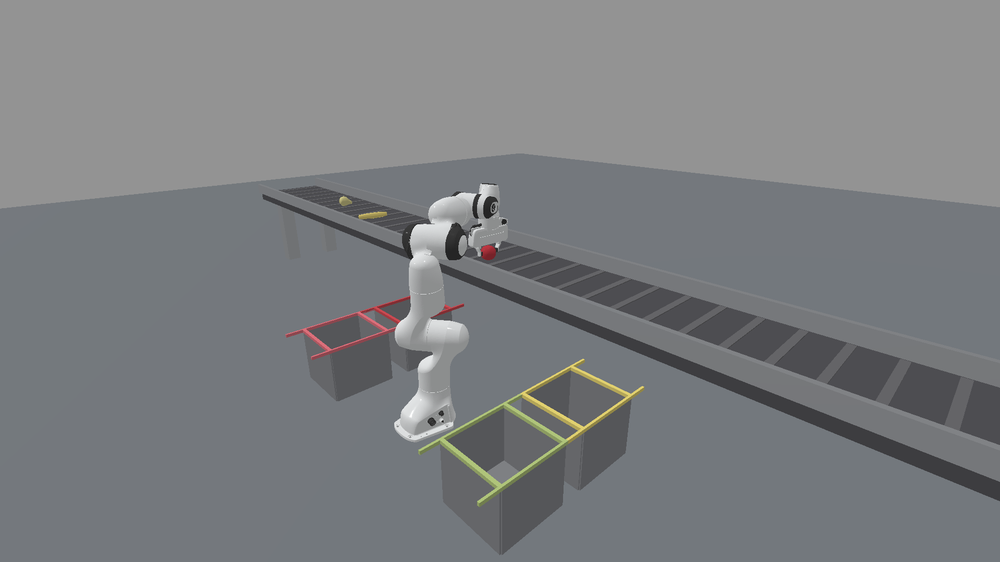
#> input picture assets/images/scene_hd.png, 1000 x 562 px, shrunk from 1920 x 1080 before the run
$ python -i vision.py   (imports and definitions only)
#> lines starting #> are read from the running program, lines starting #| are printed output that depends on the picture; after the words box and inside, x2 and y2 are one past the last pixel; in counts of white or black regions, pixels touching at a corner belong together
"""RGB-D 感知：颜色/形状分类 + 平面单应反投影 + 多目标跟踪。

不依赖深度图（传送带高度已知），只用一个固定外部相机 + 一次标定：
- `scripts/calibrate_camera.py` 把已知世界坐标的标记放到带面上，拟合单应矩阵；
- 运行时对饱和色块做连通域，按颜色族 + 形状先验 + 上一帧位置做全局分配；
- 输出每个类别平滑后的位置与速度，接口与仿真真值一致（`get(kind) -> (pos, vel)`）。

这一层可整体替换为 SAM/YOLO + 手眼标定，上层策略不变。
"""
from __future__ import annotations

from dataclasses import dataclass
from pathlib import Path

import cv2
import numpy as np
from scipy.optimize import linear_sum_assignment

ROOT = Path(__file__).resolve().parents[3]
CALIB_DIR = ROOT / "assets" / "calib"

RED = "red"
YELLOW = "yellow"
GREEN = "green"

# 仿真里梨与香蕉都落在黄色色相区（PBR 着色后 H≈25–30），
# 因此 pear 同时接受 yellow/green，最终靠长宽比区分。
FAMILY = {
    "apple": (RED,),
    "strawberry": (RED,),
    "banana": (YELLOW,),
    "pear": (YELLOW, GREEN),
}

# 形状先验（cost 增量，越小越匹配）
# [10 lines left out: function shape_cost, not called in this run]


@dataclass
class Blob:
    uv: np.ndarray
    area: int
    w: int
    h: int
    hue: float
    sat: float
    val: float

    @property
    def aspect(self) -> float:
        return max(self.w, self.h) / max(1, min(self.w, self.h))


@dataclass
class Detection:
    xy: np.ndarray
    blob: Blob
    family: str


def detect_blobs(rgb: np.ndarray, min_area: int = 12, min_sat: int = 65) -> list[Blob]:
#> called with min_area = 12, min_sat = 65
    hsv = cv2.cvtColor(rgb, cv2.COLOR_RGB2HSV)
#> hsv: shape (562, 1000, 3); mean H, S, V 72.3, 12.1, 129.3
    mask = ((hsv[..., 1] > min_sat) & (hsv[..., 2] > 40)).astype(np.uint8)
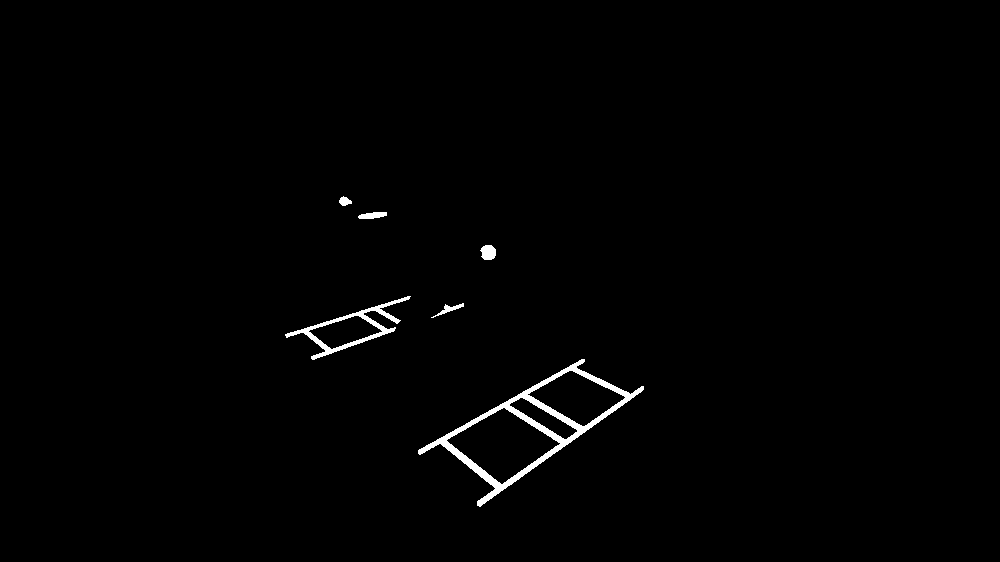
#> mask: shape (562, 1000); values 0 (black) and 1 (white), 0.96% white; 6 white regions, box (x1, y1, x2, y2) and area: (418, 359, 644, 507) 3631, (285, 296, 411, 360) 1232, (480, 245, 496, 260) 191, (358, 212, 387, 219) 152, (431, 303, 464, 318) 128, (339, 196, 352, 206) 85
    mask = cv2.morphologyEx(mask, cv2.MORPH_OPEN, np.ones((3, 3), np.uint8))
#> mask: shape (562, 1000); values 0 (black) and 1 (white), 0.96% white; 6 white regions, box (x1, y1, x2, y2) and area: (418, 359, 644, 506) 3627, (286, 296, 410, 360) 1219, (481, 245, 496, 260) 189, (359, 212, 387, 219) 150, (441, 304, 464, 314) 106, (339, 197, 352, 206) 84
    n, lab, stats, cent = cv2.connectedComponentsWithStats(mask, 8)
#> lab: shape (562, 1000) int32; 7 distinct labels, from 0 to 6
#> n = 7; stats = [[0, 0, 1000, 562, 556625], [339, 197, 13, 9, 84], [359, 212, 28, 7, 150], [481, 245, 15, 15, 189], [286, 296, 124, 64, 1219], [441, 304, 23, 10, 106], [418, 359, 226, 147, 3627]]; cent = [[499.7, 279.5], [344.5, 201], [372.4, 215], [488, 252], [351.2, 327.9], [450.8, 308], [531.7, 427.4]]
    out = []
    for i in range(1, n):
        x, y, w, h, area = stats[i]
        if area < min_area:
            continue
        m = lab == i
        hue, sat, val = hsv[m].mean(axis=0)
        out.append(Blob(uv=cent[i], area=int(area), w=int(w), h=int(h),
                        hue=float(hue), sat=float(sat), val=float(val)))
#> this loop made 6 passes
#> (x, y, w, h, area, hue, sat, val) on passes 1 to 6: (339, 197, 13, 9, 84, 26.95, 84.14, 147.8), (359, 212, 28, 7, 150, 24.9, 117.3, 158.7), (481, 245, 15, 15, 189, 177.4, 174.4, 139.8), (286, 296, 124, 64, 1219, 176.9, 127, 165.6), (441, 304, 23, 10, 106, 177.8, 150.4, 150.7), (418, 359, 226, 147, 3627, 32.98, 107.4, 174.2)
#> pass 1, in detect_blobs, `m = lab == i`:
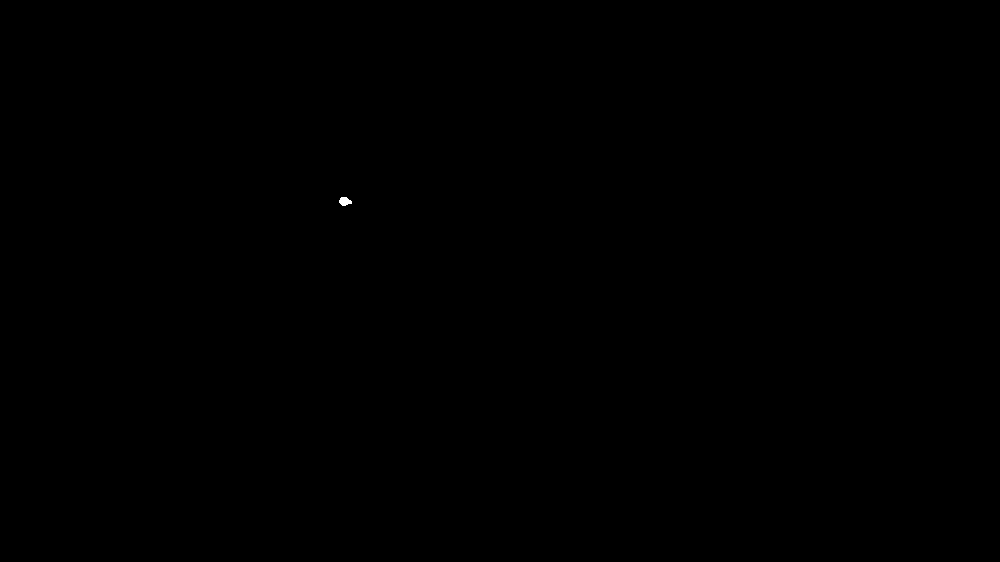
#> m: shape (562, 1000) bool; 0.01% white; 1 white region, box (x1, y1, x2, y2) and area: (339, 197, 352, 206) 84
#> after the loop, out = 6 items
    return out


# [8 lines left out: function family_of, not called in this run]


class BeltHomography:
    """世界 (x, y) ↔ 像素 (u, v) 的平面单应。"""

    # [23 lines left out: functions __init__, load, pixel_to_world, not called in this run]


class VisionState:
    """多目标跟踪 + 速度估计。"""

    # [115 lines left out: functions __init__, _detections, _cost, update, get, not called in this run]

    def stale(self, kind: str) -> bool:
        return kind not in self.pos or self.lost.get(kind, 99) > self.max_lost

>>> import cv2
>>> picture = cv2.cvtColor(cv2.imread('../../../assets/images/scene_hd.png'), cv2.COLOR_BGR2RGB)
>>> result = detect_blobs(picture)
#> result = 6 items

$ run again, on assets/images/scene_overview.png
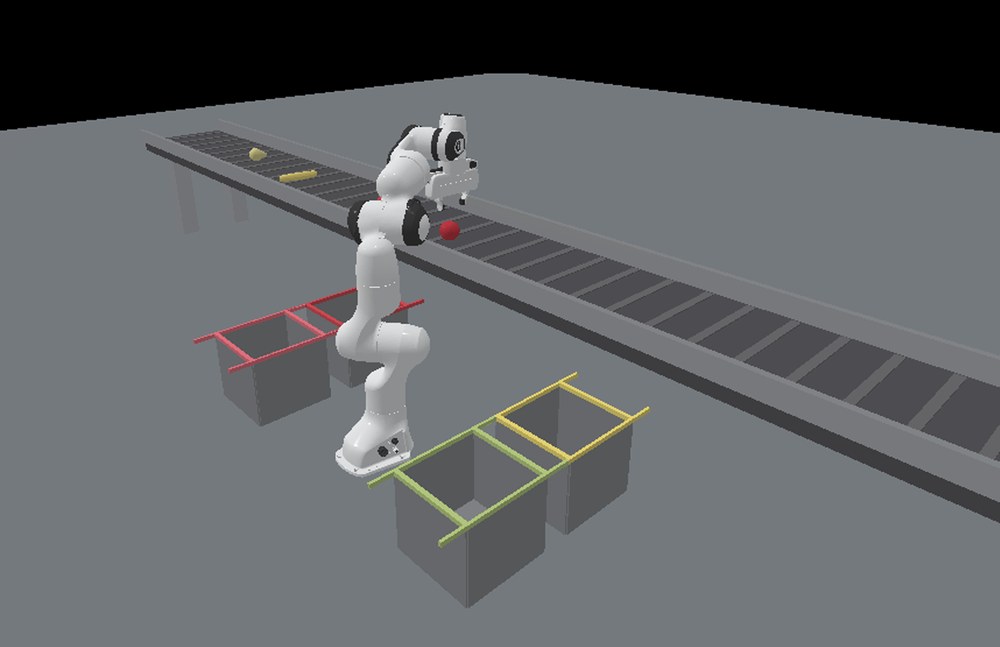
#> input picture assets/images/scene_overview.png, 1000 x 647 px, shrunk from 1459 x 944 before the run
#> hsv: shape (647, 1000, 3); mean H, S, V 88, 14.7, 102.1
#> in detect_blobs, `mask = ((hsv[..., 1] > min_sat) & (hsv[..., 2] > 40)).astype(np.uint8)`:
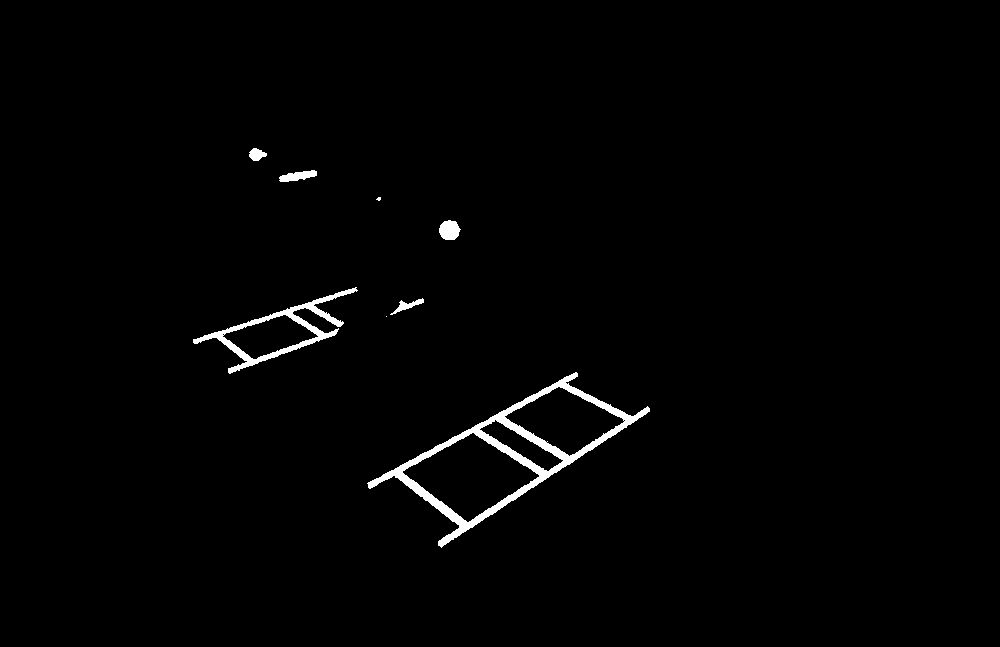
#> mask: shape (647, 1000); values 0 (black) and 1 (white), 1.3% white; 8 white regions (2 under 20 px), largest, box (x1, y1, x2, y2) and area: (367, 372, 650, 548) 5367, (193, 287, 358, 374) 2113, (439, 220, 461, 240) 333, (279, 170, 317, 182) 275, (390, 298, 424, 315) 177, (249, 148, 267, 161) 156
#> lab: shape (647, 1000) int32; 8 distinct labels, from 0 to 7
#> n = 8; stats = [[0, 0, 1000, 647, 638643], [249, 148, 18, 13, 155], [280, 170, 37, 12, 270], [378, 197, 3, 3, 9], [439, 220, 21, 20, 332], [193, 288, 163, 85, 2080], [396, 299, 28, 13, 158], [368, 373, 282, 174, 5353]]; cent = [[500.3, 322], [256.5, 154.1], [297.6, 175.6], [379, 198], [449, 229.8], [280, 330.5], [408.4, 304.6], [508.8, 454.6]]
#> the loop in detect_blobs, `for i in range(1, n):` made 7 passes
#> (x, y, w, h, area, hue, sat, val) on passes 1, 2, 4, 5, 6, 7: (249, 148, 18, 13, 155, 26.77, 83.98, 151.6), (280, 170, 37, 12, 270, 24.85, 117.5, 162), (439, 220, 21, 20, 332, 177.3, 175.8, 143.8), (193, 288, 163, 85, 2080, 176.9, 129.3, 168.8), (396, 299, 28, 13, 158, 177.9, 153.4, 151.6), (368, 373, 282, 174, 5353, 33.11, 107, 173.8)
#> after the loop in detect_blobs, `for i in range(1, n):`: out = 6 items

$ run again, on assets/images/view_overhead.png
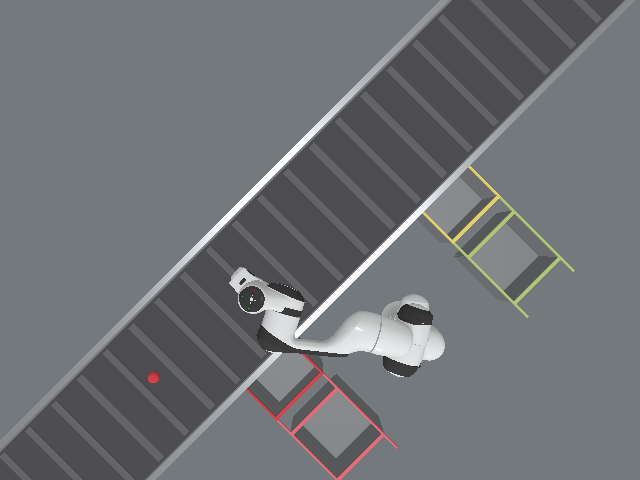
#> input picture assets/images/view_overhead.png, 640 x 480 px
#> hsv: shape (480, 640, 3); mean H, S, V 106.2, 16.2, 118.3
#> in detect_blobs, `mask = ((hsv[..., 1] > min_sat) & (hsv[..., 2] > 40)).astype(np.uint8)`:
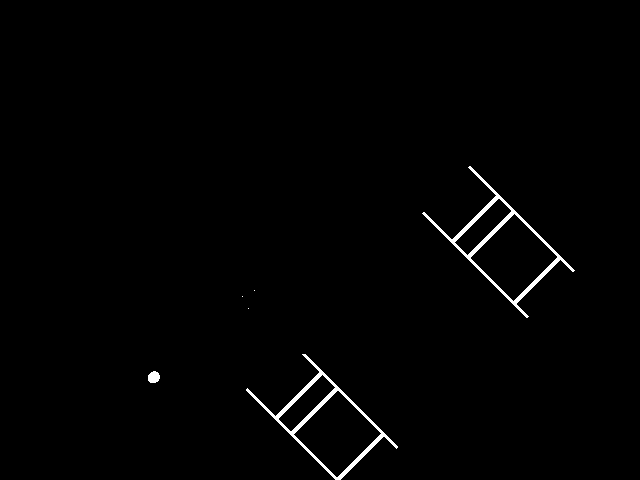
#> mask: shape (480, 640); values 0 (black) and 1 (white), 1.1% white; 6 white regions (3 under 20 px), largest, box (x1, y1, x2, y2) and area: (422, 166, 575, 318) 1632, (246, 354, 398, 480) 1532, (148, 371, 160, 383) 114
#> in detect_blobs, `mask = cv2.morphologyEx(mask, cv2.MORPH_OPEN, np.ones((3, 3), np.uint8))`:
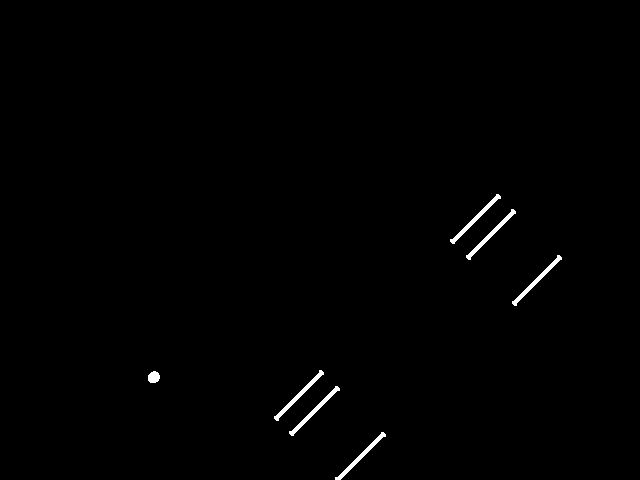
#> mask: shape (480, 640); values 0 (black) and 1 (white), 0.61% white; 7 white regions, largest, box (x1, y1, x2, y2) and area: (450, 194, 501, 244) 296, (466, 209, 516, 260) 296, (512, 255, 562, 306) 296
#> lab: shape (480, 640) int32; 8 distinct labels, from 0 to 7
#> n = 8; stats = [[0, 0, 640, 480, 305317], [450, 194, 51, 50, 296], [466, 209, 50, 51, 296], [512, 255, 50, 51, 296], [148, 371, 12, 12, 114], [274, 370, 50, 51, 296], [289, 386, 51, 50, 296], [335, 432, 51, 48, 289]]; cent = [[319, 238.9], [475, 218.5], [490.5, 234], [536.5, 280], [153.4, 376.8], [298.5, 395], [314, 410.5], [360.5, 455.9]]
#> the loop in detect_blobs, `for i in range(1, n):` made 7 passes
#> (x, y, w, h, area, hue, sat, val) on passes 1 to 7: (450, 194, 51, 50, 296, 26.01, 128.5, 211.9), (466, 209, 50, 51, 296, 38.01, 94.86, 185.1), (512, 255, 50, 51, 296, 38.01, 94.86, 185.1), (148, 371, 12, 12, 114, 178, 176.2, 188.5), (274, 370, 50, 51, 296, 178, 162.3, 190.1), (289, 386, 51, 50, 296, 177, 126.2, 207.2), (335, 432, 51, 48, 289, 177, 126.2, 206.9)
#> after the loop in detect_blobs, `for i in range(1, n):`: out = 7 items

$ run again, on assets/images/view_side.png
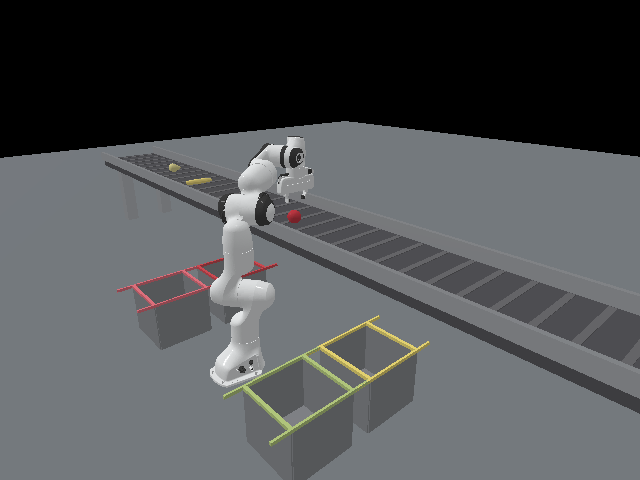
#> input picture assets/images/view_side.png, 640 x 480 px
#> hsv: shape (480, 640, 3); mean H, S, V 74, 12.3, 85.7
#> in detect_blobs, `mask = ((hsv[..., 1] > min_sat) & (hsv[..., 2] > 40)).astype(np.uint8)`:
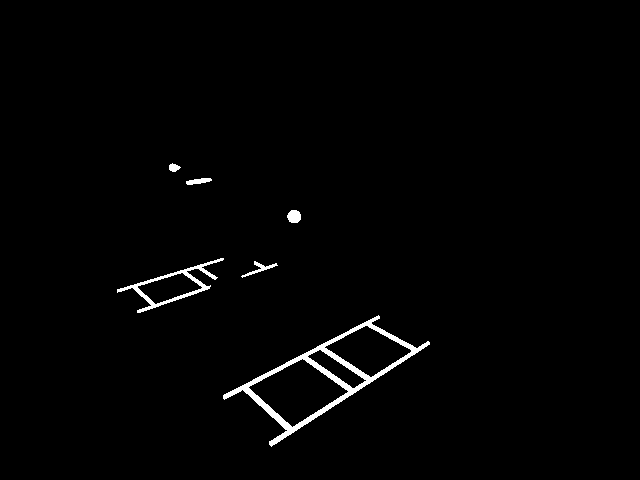
#> mask: shape (480, 640); values 0 (black) and 1 (white), 1.4% white; 6 white regions, box (x1, y1, x2, y2) and area: (223, 315, 430, 447) 2889, (117, 258, 224, 313) 877, (287, 210, 301, 223) 147, (241, 261, 278, 278) 146, (186, 178, 212, 185) 116, (169, 163, 181, 172) 71
#> lab: shape (480, 640) int32; 8 distinct labels, from 0 to 7
#> n = 8; stats = [[0, 0, 640, 480, 303003], [169, 164, 11, 8, 69], [186, 178, 25, 7, 114], [287, 210, 14, 13, 147], [214, 258, 9, 5, 27], [117, 261, 99, 52, 838], [249, 262, 26, 13, 118], [223, 316, 207, 130, 2884]]; cent = [[320, 238.1], [173.5, 167.3], [197.9, 180.8], [293.8, 216.1], [218, 260], [171.2, 285.9], [260.8, 267.6], [324.7, 377]]
#> the loop in detect_blobs, `for i in range(1, n):` made 7 passes
#> (x, y, w, h, area, hue, sat, val) on passes 1 to 7: (169, 164, 11, 8, 69, 26.97, 84.87, 152.2), (186, 178, 25, 7, 114, 24.98, 121.8, 164.4), (287, 210, 14, 13, 147, 177.7, 181.4, 145.5), (214, 258, 9, 5, 27, 178, 162.3, 147.9), (117, 261, 99, 52, 838, 177.1, 132, 174.4), (249, 262, 26, 13, 118, 178, 162.5, 158.3), (223, 316, 207, 130, 2884, 33.1, 108.4, 175.4)
#> after the loop in detect_blobs, `for i in range(1, n):`: out = 7 items
